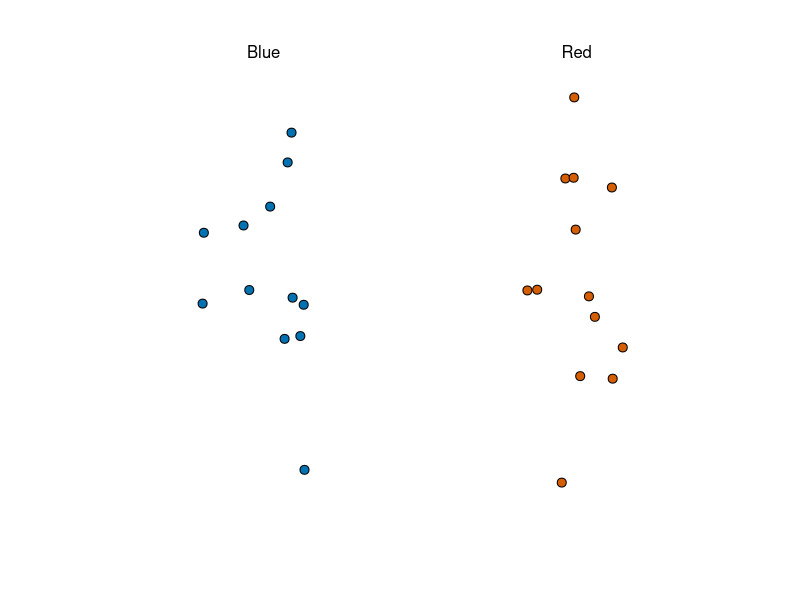
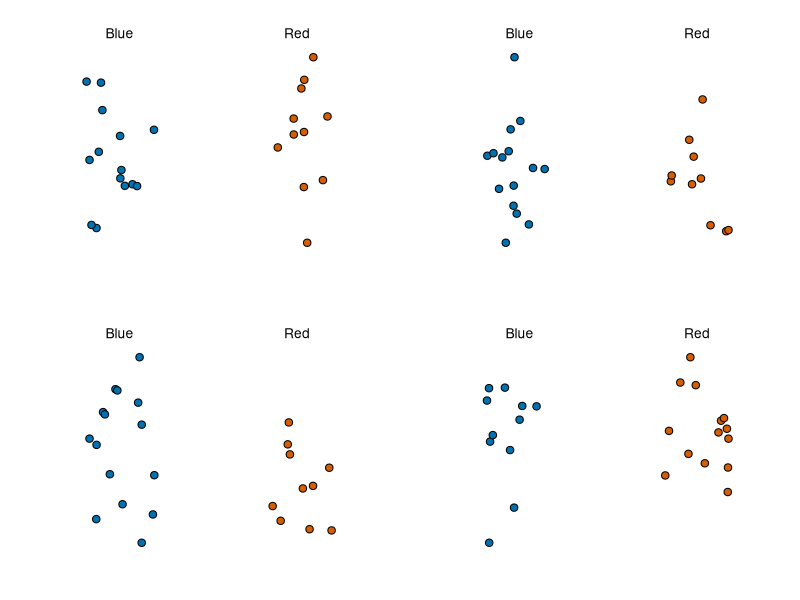
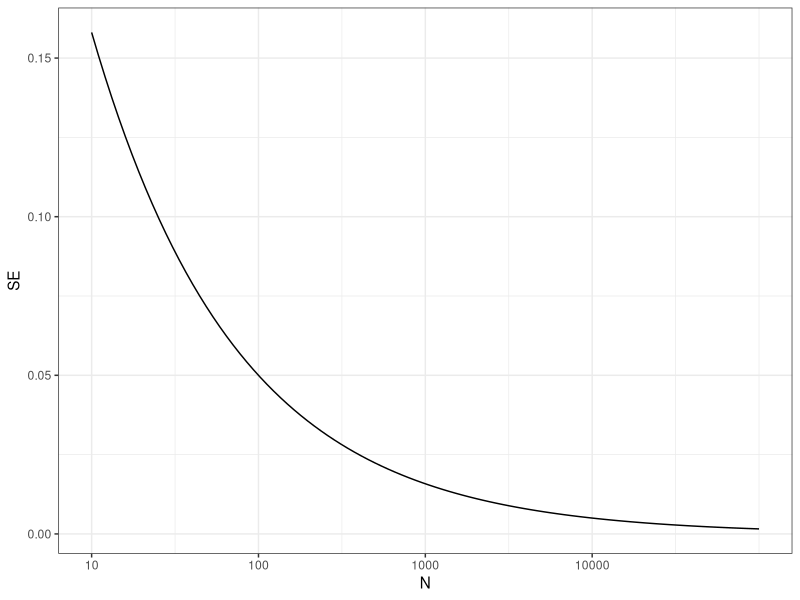

These charts were generated, in order, by the following R code:
## ---- chunk 1
set.seed(1)
## ---- chunk 2
library(tidyverse)
library(dslabs)
ds_theme_set()
take_poll(25)
## ---- chunk 3
par(mfrow=c(2,2), mar = c(3, 1, 3, 0), mgp = c(1.5, 0.5, 0)) 
take_poll(25); take_poll(25); take_poll(25); take_poll(25)
## ---- chunk 4
library(tidyverse)
library(dslabs)
ds_theme_set()
p <- 0.51
N <- 10^seq(1,5, len=100)
data.frame(N=N, SE = sqrt(p*(1-p)/N)) %>% ggplot(aes(N, SE)) + geom_line() + scale_x_continuous(breaks = c(10,100,1000,10000), trans = "log10")
## ---- chunk 5
sqrt(p*(1-p))/sqrt(1000)
